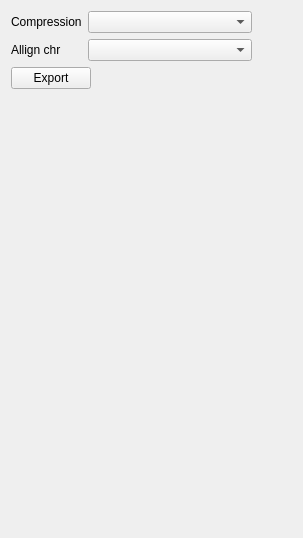
      <widget class="QWidget" name="tab_export">
       <attribute name="title">
        <string>Export</string>
       </attribute>
       <layout class="QVBoxLayout" name="verticalLayout_5">
        <item>
         <layout class="QGridLayout" name="gridLayout">
          <property name="bottomMargin">
           <number>0</number>
          </property>
          <item row="0" column="1">
           <widget class="QComboBox" name="comboBox_compression">
            <property name="minimumSize">
             <size>
              <width>164</width>
              <height>0</height>
             </size>
            </property>
           </widget>
          </item>
          <item row="0" column="0">
           <widget class="QLabel" name="label_9">
            <property name="text">
             <string>Compression</string>
            </property>
           </widget>
          </item>
          <item row="0" column="2">
           <spacer name="horizontalSpacer_9">
            <property name="orientation">
             <enum>Qt::Horizontal</enum>
            </property>
            <property name="sizeHint" stdset="0">
             <size>
              <width>40</width>
              <height>20</height>
             </size>
            </property>
           </spacer>
          </item>
          <item row="1" column="0">
           <widget class="QLabel" name="label_11">
            <property name="text">
             <string>Allign chr</string>
            </property>
           </widget>
          </item>
          <item row="1" column="1">
           <widget class="QComboBox" name="comboBox_chr_align">
            <property name="minimumSize">
             <size>
              <width>164</width>
              <height>0</height>
             </size>
            </property>
           </widget>
          </item>
         </layout>
        </item>
        <item>
         <layout class="QHBoxLayout" name="horizontalLayout_12">
          <item>
           <widget class="QPushButton" name="pushButton_export">
            <property name="text">
             <string>Export</string>
            </property>
           </widget>
          </item>
          <item>
           <spacer name="horizontalSpacer_8">
            <property name="orientation">
             <enum>Qt::Horizontal</enum>
            </property>
            <property name="sizeHint" stdset="0">
             <size>
              <width>40</width>
              <height>20</height>
             </size>
            </property>
           </spacer>
          </item>
         </layout>
        </item>
        <item>
         <spacer name="verticalSpacer_5">
          <property name="orientation">
           <enum>Qt::Vertical</enum>
          </property>
          <property name="sizeHint" stdset="0">
           <size>
            <width>20</width>
            <height>438</height>
           </size>
          </property>
         </spacer>
        </item>
       </layout>
      </widget>
